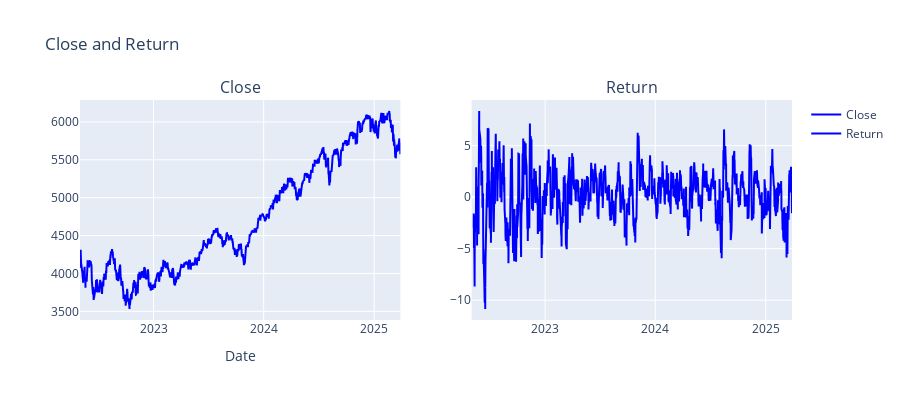

The cell this chart's notebook holds for it:
### Code cell
fig = make_subplots(rows=1, cols=2, subplot_titles=("Close", "Return"))
fig.add_trace(go.Scatter(x=data.index, y=data["Close"], mode="lines", name="Close", line=dict(color="blue")), row=1, col=1)
fig.add_trace(go.Scatter(x=data.index, y=data["Return"], name="Return", marker_color="blue", mode="lines"), row=1, col=2)
fig.update_layout(
    title="Close and Return",
    xaxis_title="Date",
    height=400,
    showlegend=True
)
fig.show()

### Figure 1 — Plotly figure (JSON) as saved in the notebook; plotly's stock layout.template omitted (floating-point values rounded to 4 significant figures; data arrays with more than 128 entries replaced by an {"elided": "..."} marker saying what was removed)
{"data": [{"line": {"color": "blue"}, "mode": "lines", "name": "Close", "type": "scatter", "x": {"elided": "6323 str values"}, "xaxis": "x", "y": {"elided": "6323 float values"}, "yaxis": "y"}, {"marker": {"color": "blue"}, "mode": "lines", "name": "Return", "type": "scatter", "x": {"elided": "6323 str values"}, "xaxis": "x2", "y": {"elided": "6323 float values"}, "yaxis": "y2"}], "layout": {"annotations": [{"font": {"size": 16}, "showarrow": false, "text": "Close", "x": 0.225, "xanchor": "center", "xref": "paper", "y": 1, "yanchor": "bottom", "yref": "paper"}, {"font": {"size": 16}, "showarrow": false, "text": "Return", "x": 0.775, "xanchor": "center", "xref": "paper", "y": 1, "yanchor": "bottom", "yref": "paper"}], "height": 400, "showlegend": true, "title": {"text": "Close and Return"}, "xaxis": {"anchor": "y", "domain": [0, 0.45], "title": {"text": "Date"}}, "xaxis2": {"anchor": "y2", "domain": [0.55, 1]}, "yaxis": {"anchor": "x", "domain": [0, 1]}, "yaxis2": {"anchor": "x2", "domain": [0, 1]}}}
